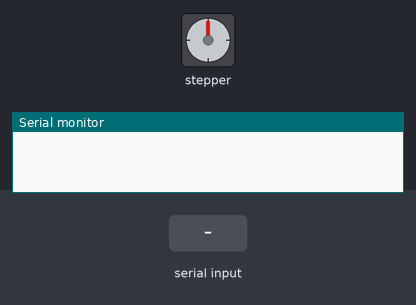
Recording of a sketch running on a simulated Arduino Uno, built with avr-gcc and run on an emulated ATmega328P. Parts: stepper motor, the last lines printed to the serial monitor. The test bench sets the inputs (shaded band). Stepper angles assume 2048 steps per turn.

Above: at 1.2 s.
1.3 s: "90,45\n" received over the second serial link
At 4.1 s:
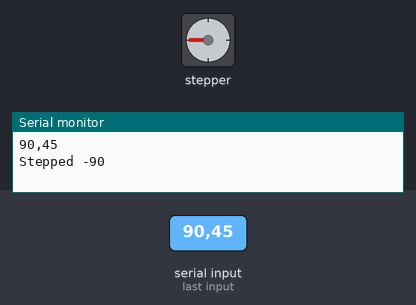
4.3 s: "0\n" received over the second serial link
At 6.7 s:
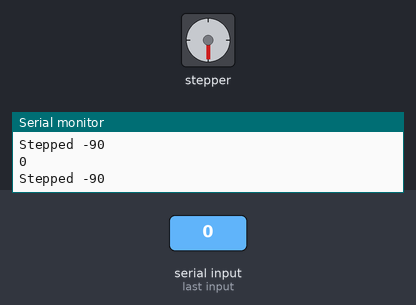
7.3 s: "30,150\n" received over the second serial link
At 10.1 s:
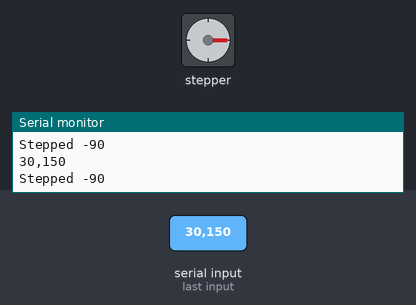
10.3 s: "5\n" received over the second serial link
At 11.76 s:
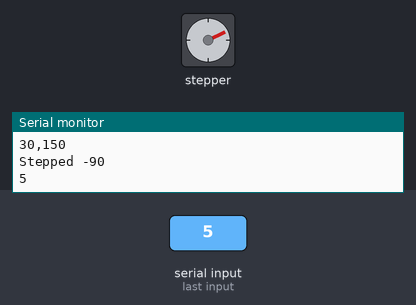
Timing chart, 0 to 13.9 s (numbered marks = the images above; inputs shaded):
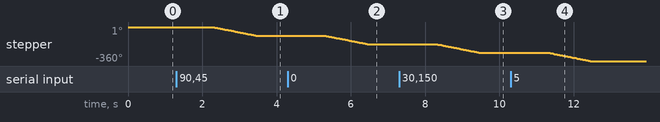

Measured:
- after the input at 1.3 s, stepper: turns 90° counter-clockwise in 1.1 s, starting after 1.0 s
- after the input at 4.3 s, stepper: turns 90° counter-clockwise in 1.1 s, starting after 1.0 s
- after the input at 7.3 s, stepper: turns 90° counter-clockwise in 1.1 s, starting after 1.0 s
- after the input at 10.3 s, stepper: turns 90° counter-clockwise in 1.1 s, starting after 1.0 s

The sketch:

slave.ino
```cpp
// SLAVE
// AT+ROLE=0
// AT+CMODE=1
// AT+UART=9600,0,0
#include <SoftwareSerial.h>
#include <Stepper.h>
const int STEPS = 2048;
Stepper myStepper = Stepper(STEPS, 8, 10, 9, 11);

SoftwareSerial BTSerial(5, 6);

int degreeToSteps(int degree, int STEPS = 2048){
  if (degree == 0) return 0;
  return STEPS / (360/degree);
}

void setup() {
  // put your setup code here, to run once:
  myStepper.setSpeed(13);
  Serial.begin(9600);
  BTSerial.begin(9600);
}

void loop() {
  // put your main code here, to run repeatedly:
  while (BTSerial.available()) {
    String c = BTSerial.readString();
    Serial.println(c);
    int value = c.toInt();
    int degreeC = degreeToSteps(90);
    if (value > 5.0 && value < 10.0) {
      myStepper.step(degreeC);
      Serial.print("Stepped 90\n");
    }
    else {
      myStepper.step(-degreeC);
      Serial.print("Stepped -90\n");
    }
  }
}
```
